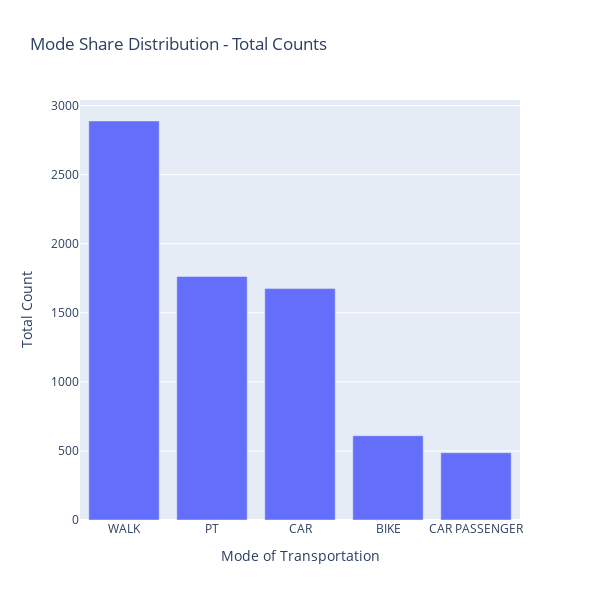
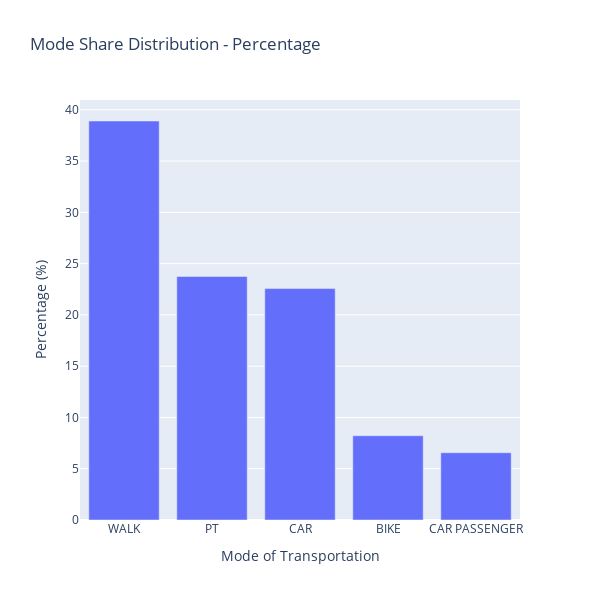

The code cell stored with these charts, in order, in its notebook:
### Markdown cell above
### Display Data

### Code cell
# Capitalize and remove underscores from mode names
df_mz_trips['mode'] = df_mz_trips['mode'].str.replace('_', ' ').str.upper()

# Calculate total counts for each mode
mode_counts = df_mz_trips['mode'].value_counts().reset_index()
mode_counts.columns = ['Mode', 'Count']

# Plot total counts
fig1 = px.bar(mode_counts, x='Mode', y='Count', title='Mode Share Distribution - Total Counts',
              labels={'Count': 'Total Count', 'Mode': 'Mode of Transportation'})
fig1.update_layout(width=600, height=600)
fig1.show()

# Calculate percentage distribution for each mode
mode_counts['Percentage'] = (mode_counts['Count'] / mode_counts['Count'].sum()) * 100

# Plot percentage distribution
fig2 = px.bar(mode_counts, x='Mode', y='Percentage', title='Mode Share Distribution - Percentage',
              labels={'Percentage': 'Percentage (%)', 'Mode': 'Mode of Transportation'})
fig2.update_layout(width=600, height=600)
fig2.show()

### Figure 1 — Plotly figure (JSON) as saved in the notebook; plotly's stock layout.template omitted (floating-point values rounded to 4 significant figures)
{"data": [{"alignmentgroup": "True", "hovertemplate": "Mode of Transportation=%{x}<br>Total Count=%{y}<extra></extra>", "legendgroup": "", "marker": {"color": "#636efa", "pattern": {"shape": ""}}, "name": "", "offsetgroup": "", "orientation": "v", "showlegend": false, "textposition": "auto", "type": "bar", "x": ["WALK", "PT", "CAR", "BIKE", "CAR PASSENGER"], "xaxis": "x", "y": [2888, 1763, 1675, 610, 487], "yaxis": "y"}], "layout": {"barmode": "relative", "height": 600, "legend": {"tracegroupgap": 0}, "title": {"text": "Mode Share Distribution - Total Counts"}, "width": 600, "xaxis": {"anchor": "y", "domain": [0, 1], "title": {"text": "Mode of Transportation"}}, "yaxis": {"anchor": "x", "domain": [0, 1], "title": {"text": "Total Count"}}}}

### Figure 2 — Plotly figure (JSON) as saved in the notebook; plotly's stock layout.template omitted (floating-point values rounded to 4 significant figures)
{"data": [{"alignmentgroup": "True", "hovertemplate": "Mode of Transportation=%{x}<br>Percentage (%)=%{y}<extra></extra>", "legendgroup": "", "marker": {"color": "#636efa", "pattern": {"shape": ""}}, "name": "", "offsetgroup": "", "orientation": "v", "showlegend": false, "textposition": "auto", "type": "bar", "x": ["WALK", "PT", "CAR", "BIKE", "CAR PASSENGER"], "xaxis": "x", "y": [38.91, 23.75, 22.57, 8.218, 6.561], "yaxis": "y"}], "layout": {"barmode": "relative", "height": 600, "legend": {"tracegroupgap": 0}, "title": {"text": "Mode Share Distribution - Percentage"}, "width": 600, "xaxis": {"anchor": "y", "domain": [0, 1], "title": {"text": "Mode of Transportation"}}, "yaxis": {"anchor": "x", "domain": [0, 1], "title": {"text": "Percentage (%)"}}}}
